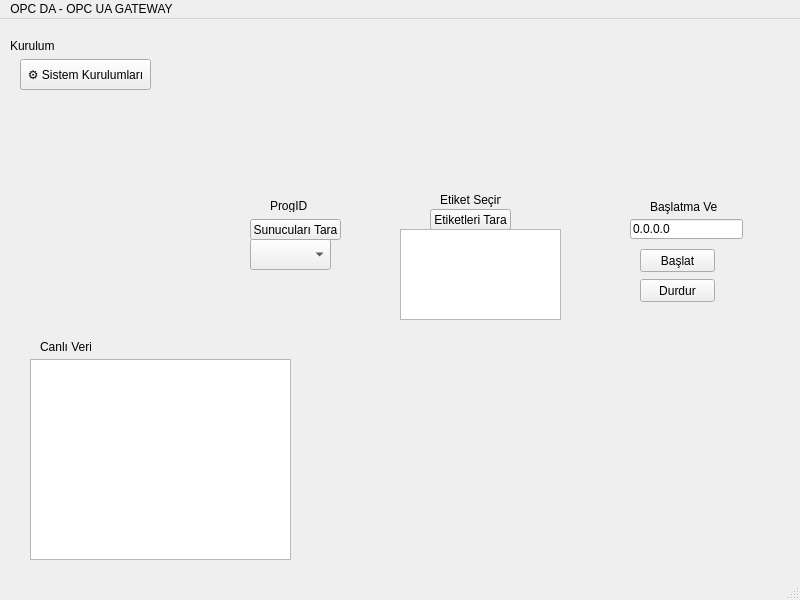
<?xml version="1.0" encoding="UTF-8"?>
<ui version="4.0">
 <class>btn_sunucu_tara</class>
 <widget class="QMainWindow" name="btn_sunucu_tara">
  <property name="geometry">
   <rect>
    <x>0</x>
    <y>0</y>
    <width>800</width>
    <height>600</height>
   </rect>
  </property>
  <property name="windowTitle">
   <string>MainWindow</string>
  </property>
  <widget class="QWidget" name="centralwidget">
   <widget class="QPushButton" name="pushButton">
    <property name="geometry">
     <rect>
      <x>250</x>
      <y>200</y>
      <width>91</width>
      <height>21</height>
     </rect>
    </property>
    <property name="text">
     <string>Sunucuları Tara</string>
    </property>
   </widget>
   <widget class="QComboBox" name="cb_sunucu">
    <property name="geometry">
     <rect>
      <x>250</x>
      <y>220</y>
      <width>81</width>
      <height>31</height>
     </rect>
    </property>
   </widget>
   <widget class="QLabel" name="label">
    <property name="geometry">
     <rect>
      <x>270</x>
      <y>180</y>
      <width>47</width>
      <height>13</height>
     </rect>
    </property>
    <property name="text">
     <string>ProgID</string>
    </property>
   </widget>
   <widget class="QLabel" name="label_2">
    <property name="geometry">
     <rect>
      <x>440</x>
      <y>170</y>
      <width>61</width>
      <height>21</height>
     </rect>
    </property>
    <property name="text">
     <string>Etiket Seçimi</string>
    </property>
   </widget>
   <widget class="QPushButton" name="btn_etiket_tara">
    <property name="geometry">
     <rect>
      <x>430</x>
      <y>190</y>
      <width>81</width>
      <height>21</height>
     </rect>
    </property>
    <property name="text">
     <string>Etiketleri Tara</string>
    </property>
   </widget>
   <widget class="QListWidget" name="list_etiket">
    <property name="geometry">
     <rect>
      <x>400</x>
      <y>210</y>
      <width>161</width>
      <height>91</height>
     </rect>
    </property>
    <property name="selectionMode">
     <enum>QAbstractItemView::MultiSelection</enum>
    </property>
   </widget>
   <widget class="QLineEdit" name="txt_ip">
    <property name="geometry">
     <rect>
      <x>630</x>
      <y>200</y>
      <width>113</width>
      <height>20</height>
     </rect>
    </property>
    <property name="text">
     <string>0.0.0.0</string>
    </property>
   </widget>
   <widget class="QPushButton" name="btn_baslat">
    <property name="geometry">
     <rect>
      <x>640</x>
      <y>230</y>
      <width>75</width>
      <height>23</height>
     </rect>
    </property>
    <property name="text">
     <string>Başlat</string>
    </property>
   </widget>
   <widget class="QPushButton" name="btn_durdur">
    <property name="geometry">
     <rect>
      <x>640</x>
      <y>260</y>
      <width>75</width>
      <height>23</height>
     </rect>
    </property>
    <property name="text">
     <string>Durdur</string>
    </property>
   </widget>
   <widget class="QTextEdit" name="txt_konsol">
    <property name="geometry">
     <rect>
      <x>30</x>
      <y>340</y>
      <width>261</width>
      <height>201</height>
     </rect>
    </property>
   </widget>
   <widget class="QLabel" name="label_3">
    <property name="geometry">
     <rect>
      <x>650</x>
      <y>180</y>
      <width>71</width>
      <height>16</height>
     </rect>
    </property>
    <property name="text">
     <string>Başlatma Ve IP</string>
    </property>
   </widget>
   <widget class="QLabel" name="label_4">
    <property name="geometry">
     <rect>
      <x>40</x>
      <y>320</y>
      <width>51</width>
      <height>16</height>
     </rect>
    </property>
    <property name="text">
     <string>Canlı Veri</string>
    </property>
   </widget>
   <widget class="QLabel" name="label_5">
    <property name="geometry">
     <rect>
      <x>10</x>
      <y>20</y>
      <width>47</width>
      <height>13</height>
     </rect>
    </property>
    <property name="text">
     <string>Kurulum</string>
    </property>
   </widget>
   <widget class="QPushButton" name="btn_kurulum_ac">
    <property name="geometry">
     <rect>
      <x>20</x>
      <y>40</y>
      <width>131</width>
      <height>31</height>
     </rect>
    </property>
    <property name="text">
     <string>⚙️ Sistem Kurulumları</string>
    </property>
   </widget>
  </widget>
  <widget class="QMenuBar" name="menubar">
   <property name="geometry">
    <rect>
     <x>0</x>
     <y>0</y>
     <width>800</width>
     <height>21</height>
    </rect>
   </property>
   <widget class="QMenu" name="menuOPC_DA_OPC_UA_GATEWAY">
    <property name="title">
     <string>OPC DA - OPC UA GATEWAY</string>
    </property>
   </widget>
   <addaction name="menuOPC_DA_OPC_UA_GATEWAY"/>
  </widget>
  <widget class="QStatusBar" name="statusbar"/>
 </widget>
 <resources/>
 <connections/>
</ui>
